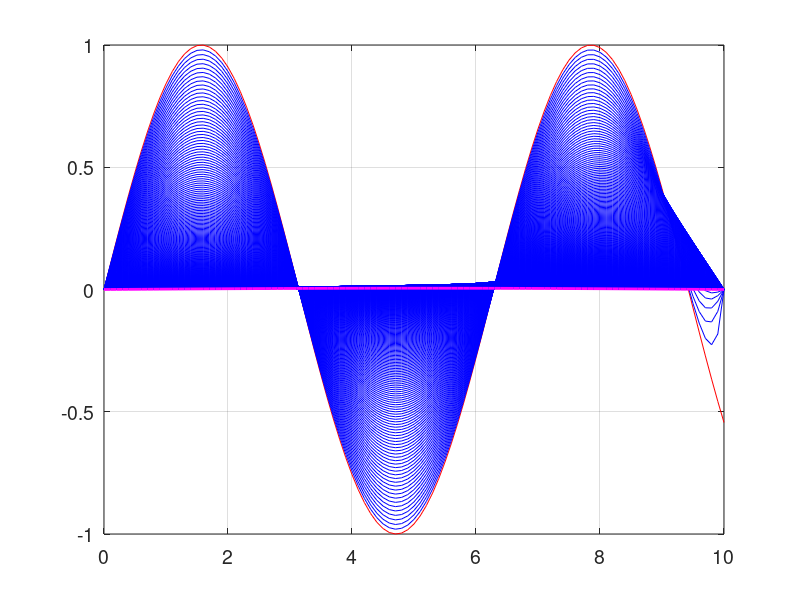

The MATLAB source for this figure:
L=10;
N=100;
h=L/N;
j=1:N+1;
x=h*(j-1);
u0=sin(x)';
u=zeros(size(u0));
clf
plot(x,u0,'r')
hold on
ta=2*h^2;
s=ta/h^2;
A=diag((1+2*s)*ones(N-1,1),0)+diag(-s*ones(N-2,1),1)...
    +diag(-s*ones(N-2,1),-1);
B=inv(A);
Tmax=1000;
tic
for k=1:Tmax
    u(1)=0;
    %u(2:N)=A\u0(2:N);
    u(2:N)=B*u0(2:N);
    u(N+1)=0;
    u0=u;
    plot(x,u,'b'),set(gca,'FontSize',14),drawnow
end
toc
plot(x,u,'m','LineWidth',2),set(gca,'FontSize',14)
grid